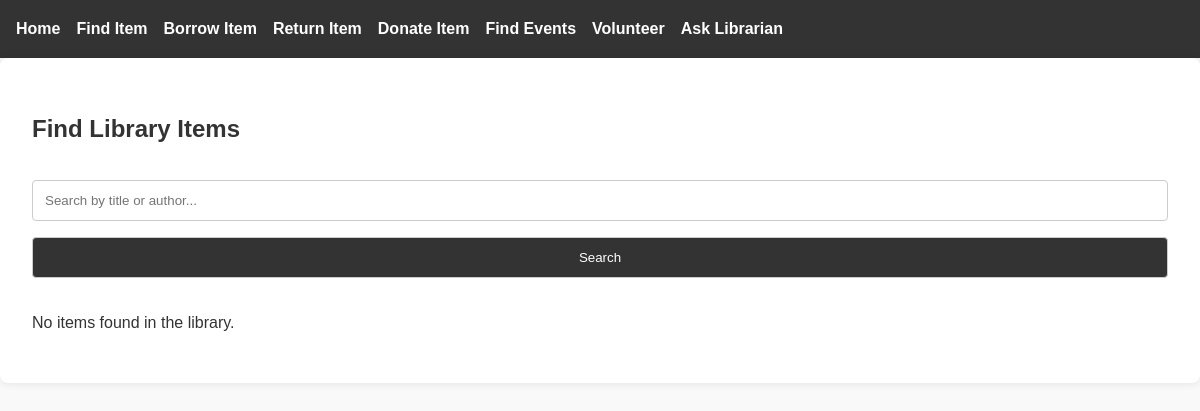
Before: /find-item with the older database file.
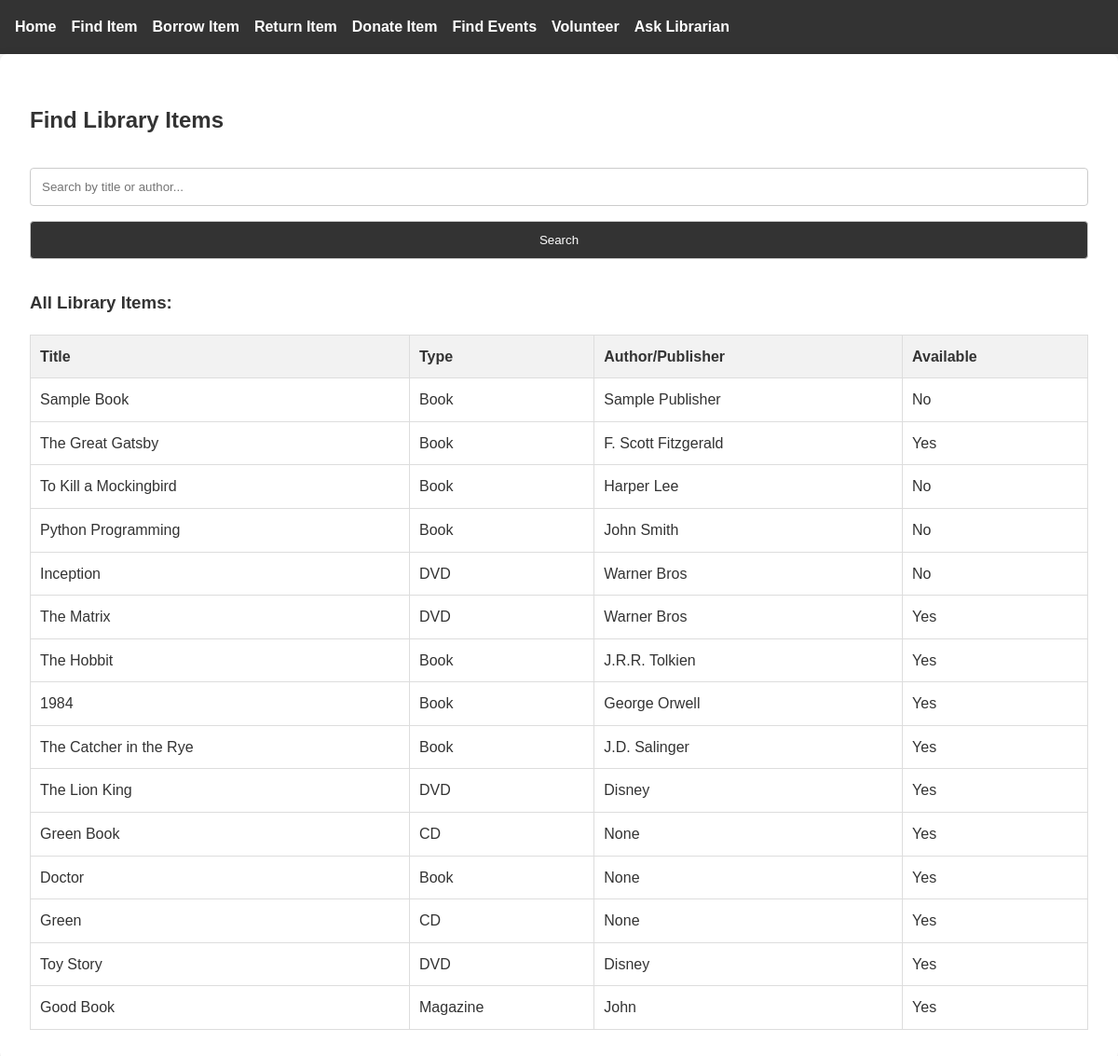
After: the same page with the newer database file.
### tables this page shows
CREATE TABLE Item (
            ItemID INTEGER PRIMARY KEY AUTOINCREMENT, 
            Title TEXT NOT NULL,
            Type TEXT NOT NULL,
            AuthorPublisher TEXT,
            AvailabilityStatus BOOLEAN DEFAULT 1,
            ISBN TEXT,
            PublicationYear INTEGER
        );

### app.py (the view)
@app.route('/find-item', methods=['GET', 'POST'])
def find_item():
    conn = get_db_connection()
    if request.method == 'POST':
        search_term = request.form['search_term']
        items = conn.execute(
            "SELECT * FROM Item WHERE Title LIKE ? OR AuthorPublisher LIKE ?",
            (f'%{search_term}%', f'%{search_term}%')
        ).fetchall()
    else:
        items = conn.execute("SELECT * FROM Item").fetchall()
    conn.close()
    return render_template('find_item.html', items=items)

### app.py (called while the page is built)
def get_db_connection():
    print("Connecting to database...")
    conn = sqlite3.connect('354_mini_project.db')
    conn.row_factory = sqlite3.Row
    return conn

### templates/find_item.html (shortened to what this page needs)
{% extends "base.html" %}
{% block content %}
<h2>Find Library Items</h2>
<form method="POST">
    <input type="text" name="search_term" placeholder="Search by title or author..." required>
    <button type="submit">Search</button>
</form>
{% if items %}
<h3>{% if request.method == 'POST' %}Search Results{% else %}All Library Items{% endif %}:</h3>
<table>
    <tr>
        <th>Title</th>
        <th>Type</th>
        <th>Author/Publisher</th>
        <th>Available</th>
    </tr>
    {% for item in items %}
    <tr>
        <td>{{ item['Title'] }}</td>
        <td>{{ item['Type'] }}</td>
        <td>{{ item['AuthorPublisher'] }}</td>
        <td>{{ 'Yes' if item['AvailabilityStatus'] else 'No' }}</td>
    </tr>
    {% endfor %}
</table>
{% else %}
<p>No items found in the library.</p>
{% endif %}
{% endblock %}

Changed rows visible on the page:
added Item: Title "Sample Book", Type "Book", AuthorPublisher "Sample Publisher", AvailabilityStatus "No"
added Item: Title "The Great Gatsby", Type "Book", AuthorPublisher "F. Scott Fitzgerald", AvailabilityStatus "Yes"
added Item: Title "To Kill a Mockingbird", Type "Book", AuthorPublisher "Harper Lee", AvailabilityStatus "No"
added Item: Title "Python Programming", Type "Book", AuthorPublisher "John Smith", AvailabilityStatus "No"
added Item: Title "Inception", Type "DVD", AuthorPublisher "Warner Bros", AvailabilityStatus "No"
added Item: Title "The Matrix", Type "DVD", AuthorPublisher "Warner Bros", AvailabilityStatus "Yes"
added Item: Title "The Hobbit", Type "Book", AuthorPublisher "J.R.R. Tolkien", AvailabilityStatus "Yes"
added Item: Title "1984", Type "Book", AuthorPublisher "George Orwell", AvailabilityStatus "Yes"
added Item: Title "The Catcher in the Rye", Type "Book", AuthorPublisher "J.D. Salinger", AvailabilityStatus "Yes"
added Item: Title "The Lion King", Type "DVD", AuthorPublisher "Disney", AvailabilityStatus "Yes"
added Item: Title "Green Book", Type "CD", AuthorPublisher "None", AvailabilityStatus "Yes"
added Item: Title "Doctor", Type "Book", AuthorPublisher "None", AvailabilityStatus "Yes"
added Item: Title "Green", Type "CD", AuthorPublisher "None", AvailabilityStatus "Yes"
added Item: Title "Toy Story", Type "DVD", AuthorPublisher "Disney", AvailabilityStatus "Yes"
added Item: Title "Good Book", Type "Magazine", AuthorPublisher "John", AvailabilityStatus "Yes"
Other visible differences:
text no longer shown: "No items found in the library."
text now shown: "All Library Items : Title Type Author/Publisher Available"
